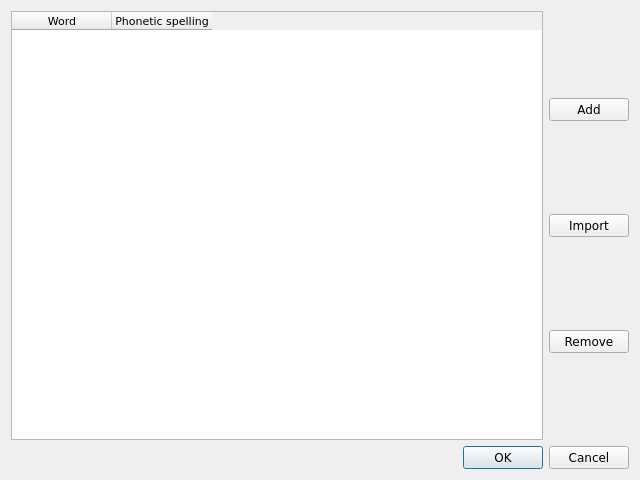
<?xml version="1.0" encoding="UTF-8"?>
<ui version="4.0">
 <class>PhdDialog</class>
 <widget class="QDialog" name="PhdDialog">
  <property name="geometry">
   <rect>
    <x>0</x>
    <y>0</y>
    <width>640</width>
    <height>480</height>
   </rect>
  </property>
  <property name="font">
   <font>
    <family>Verdana</family>
    <pointsize>9</pointsize>
   </font>
  </property>
  <property name="windowTitle">
   <string>Phonetic Dictionary</string>
  </property>
  <layout class="QVBoxLayout" name="verticalLayout">
   <item>
    <layout class="QHBoxLayout" name="horizontalLayout">
     <item>
      <widget class="QTableWidget" name="tbDict">
       <property name="font">
        <font>
         <family>Verdana</family>
         <pointsize>8</pointsize>
        </font>
       </property>
       <column>
        <property name="text">
         <string>Word</string>
        </property>
       </column>
       <column>
        <property name="text">
         <string>Phonetic spelling</string>
        </property>
       </column>
      </widget>
     </item>
     <item>
      <layout class="QVBoxLayout" name="verticalLayout_2">
       <item>
        <widget class="QPushButton" name="btnAdd">
         <property name="text">
          <string>Add</string>
         </property>
        </widget>
       </item>
       <item>
        <widget class="QPushButton" name="btnImport">
         <property name="text">
          <string>Import</string>
         </property>
        </widget>
       </item>
       <item>
        <widget class="QPushButton" name="btnRemove">
         <property name="text">
          <string>Remove</string>
         </property>
        </widget>
       </item>
      </layout>
     </item>
    </layout>
   </item>
   <item>
    <widget class="QDialogButtonBox" name="buttonBox">
     <property name="orientation">
      <enum>Qt::Horizontal</enum>
     </property>
     <property name="standardButtons">
      <set>QDialogButtonBox::Cancel|QDialogButtonBox::Ok</set>
     </property>
    </widget>
   </item>
  </layout>
 </widget>
 <resources/>
 <connections>
  <connection>
   <sender>buttonBox</sender>
   <signal>accepted()</signal>
   <receiver>PhdDialog</receiver>
   <slot>accept()</slot>
   <hints>
    <hint type="sourcelabel">
     <x>248</x>
     <y>254</y>
    </hint>
    <hint type="destinationlabel">
     <x>157</x>
     <y>274</y>
    </hint>
   </hints>
  </connection>
  <connection>
   <sender>buttonBox</sender>
   <signal>rejected()</signal>
   <receiver>PhdDialog</receiver>
   <slot>reject()</slot>
   <hints>
    <hint type="sourcelabel">
     <x>316</x>
     <y>260</y>
    </hint>
    <hint type="destinationlabel">
     <x>286</x>
     <y>274</y>
    </hint>
   </hints>
  </connection>
 </connections>
</ui>
